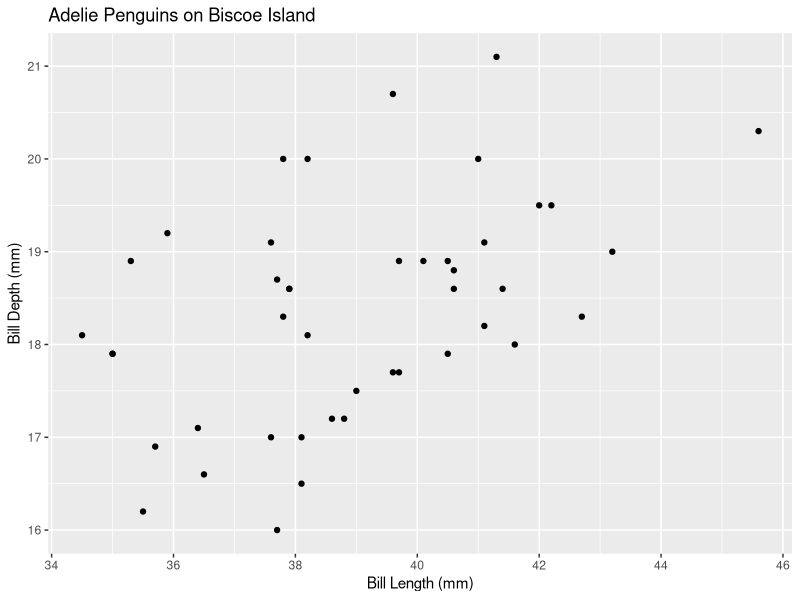
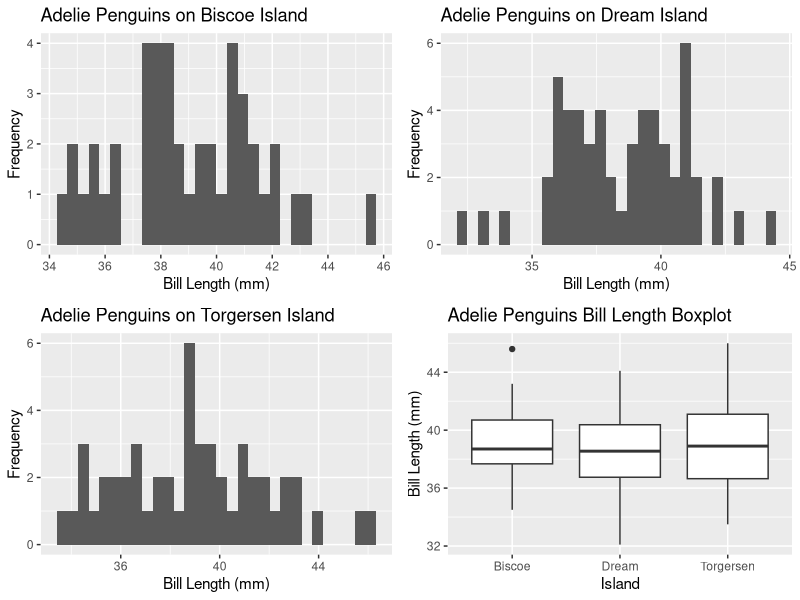
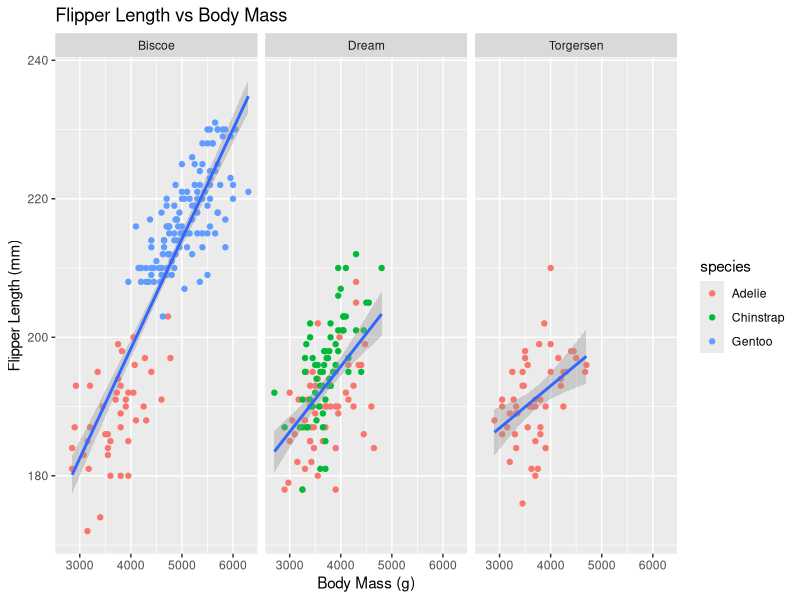
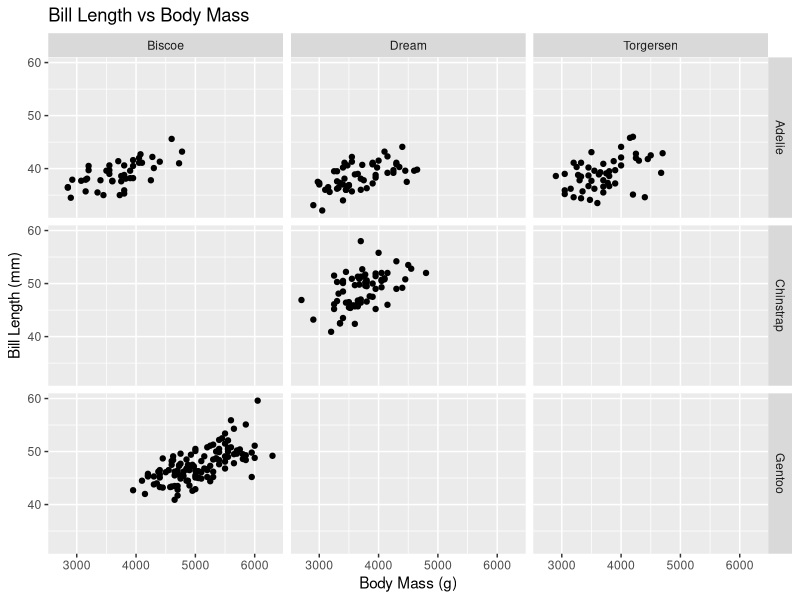
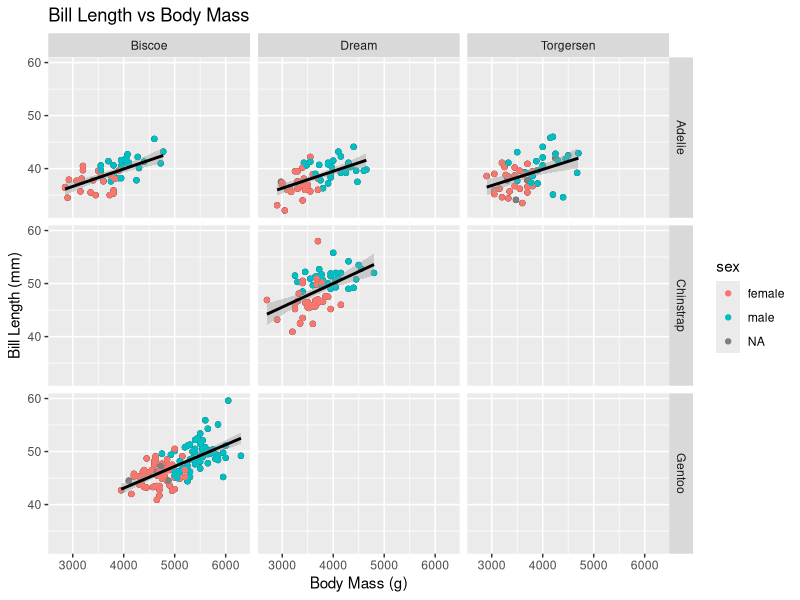

These figures' R source, in order:
## ---- chunk 1
library(palmerpenguins) # ✓ 
library(tidyverse) # ✓ 
data(penguins)
head(penguins)

penguins %>%  # ✓ 
  filter(island == "Biscoe" & species == "Adelie") %>%  # ✓ 
  ggplot(aes(x = bill_length_mm, y = bill_depth_mm)) +  # ✓ 
  geom_point() +  # ✓ 
  labs(title = "Adelie Penguins on Biscoe Island",  # ✓ 
         x = "Bill Length (mm)", # ✓ 
         y = "Bill Depth (mm)") # ✓ 
## ---- chunk 2
library(ggpubr) # ✓

# Create histograms
adelie_biscoe <- penguins %>% # ✓ x 5
  filter(island == "Biscoe" & species == "Adelie") %>% 
  ggplot(aes(x = bill_length_mm)) + 
  geom_histogram() + 
  labs(title = "Adelie Penguins on Biscoe Island", 
       x = "Bill Length (mm)", 
       y = "Frequency")

adelie_dream <- penguins %>% # ✓ x 5
  filter(island == "Dream" & species == "Adelie") %>% 
  ggplot(aes(x = bill_length_mm)) + 
  geom_histogram() + 
  labs(title = "Adelie Penguins on Dream Island", 
       x = "Bill Length (mm)", 
       y = "Frequency")

adelie_torgersen <- penguins %>% # ✓ x 5
  filter(island == "Torgersen" & species == "Adelie") %>% 
  ggplot(aes(x = bill_length_mm)) + 
  geom_histogram() + 
  labs(title = "Adelie Penguins on Torgersen Island", 
       x = "Bill Length (mm)", 
       y = "Frequency")

# Create boxplot # ✓ x 5
adelie_boxplot <- penguins %>% 
  filter(species == "Adelie") %>% 
  ggplot(aes(x = island, y = bill_length_mm)) + 
  geom_boxplot() + 
  labs(title = "Adelie Penguins Bill Length Boxplot", 
       x = "Island", 
       y = "Bill Length (mm)")

# Combine figures # ✓ x 1
ggarrange(adelie_biscoe, adelie_dream, adelie_torgersen, adelie_boxplot, 
          ncol = 2, nrow = 2)
## ---- chunk 3
penguins %>% # ✓ x 6
  ggplot(aes(x = body_mass_g, y = flipper_length_mm)) + 
  geom_point(aes(colour = species)) + 
  geom_smooth(method = "lm", se = TRUE) +
  facet_wrap(~island) + 
  labs(title = "Flipper Length vs Body Mass", 
       x = "Body Mass (g)",
       y = "Flipper Length (mm)")
## ---- chunk 4
grid_plt <-  penguins %>% # ✓ x 6
  ggplot(aes(x = body_mass_g, y = bill_length_mm)) + 
  geom_point() + 
  facet_grid(species ~ island) + 
  labs(title = "Bill Length vs Body Mass", 
       x = "Body Mass (g)",
       y = "Bill Length (mm)")
grid_plt
## ---- chunk 5
grid_plt +  # ✓ x 6
  geom_point(aes(col = sex)) +
  geom_smooth(method = "lm", se = TRUE, colour = "black")
